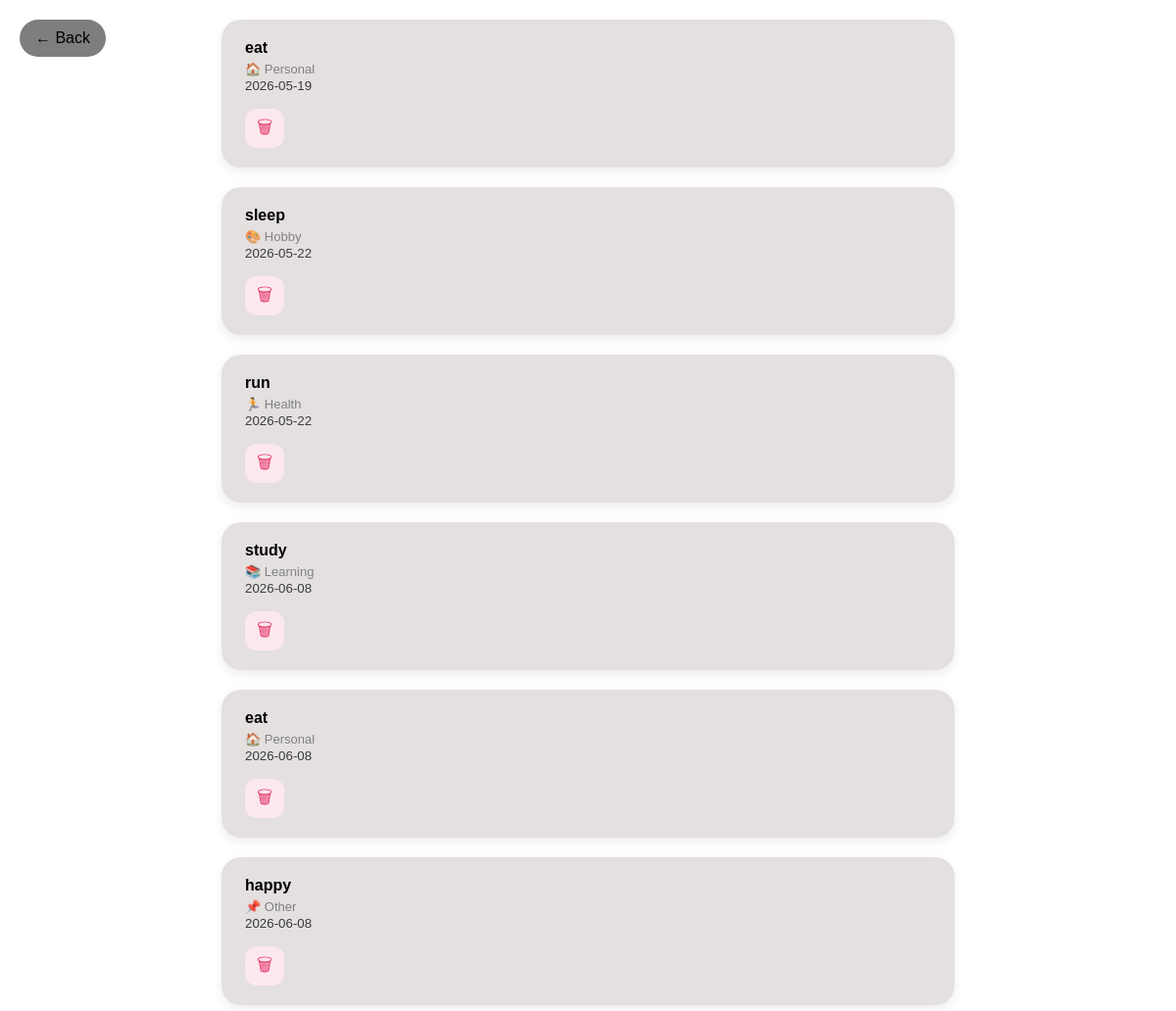
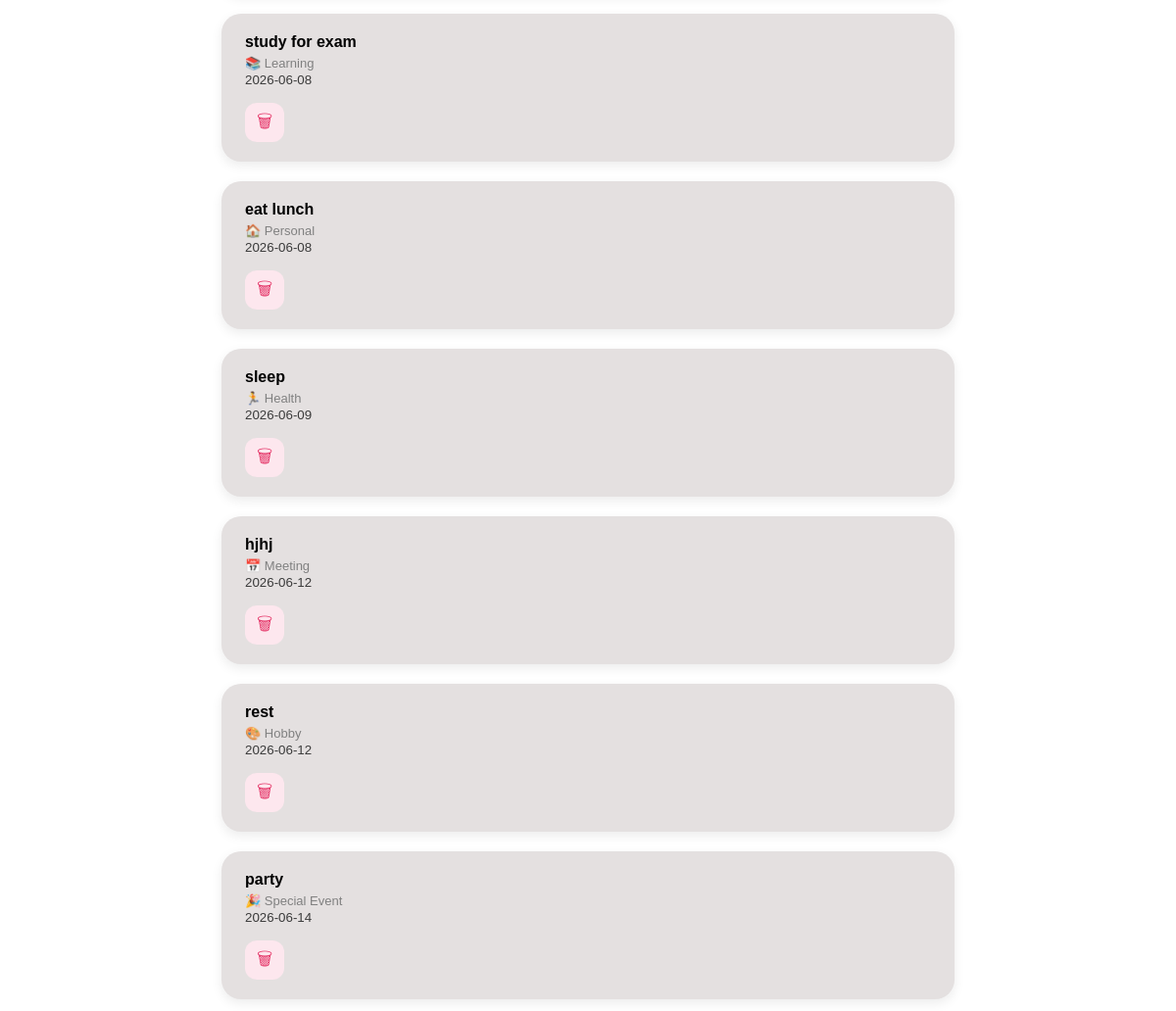
Before: /history with the older database file (2 pictures, top to bottom).
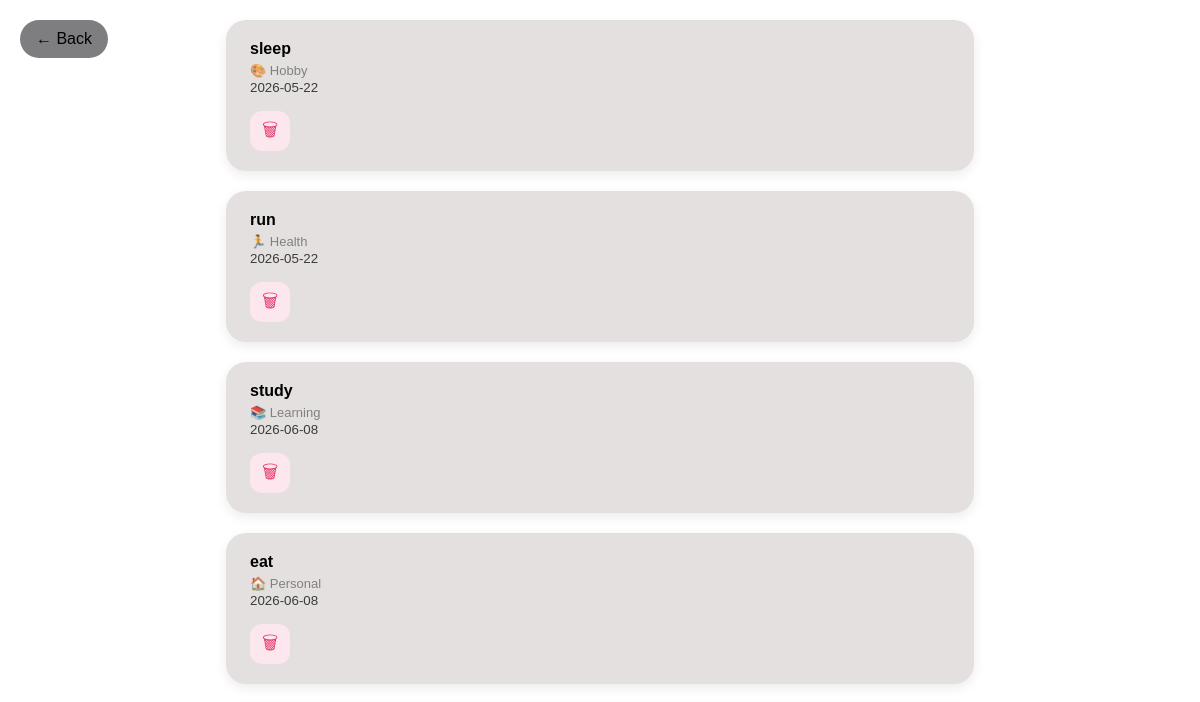
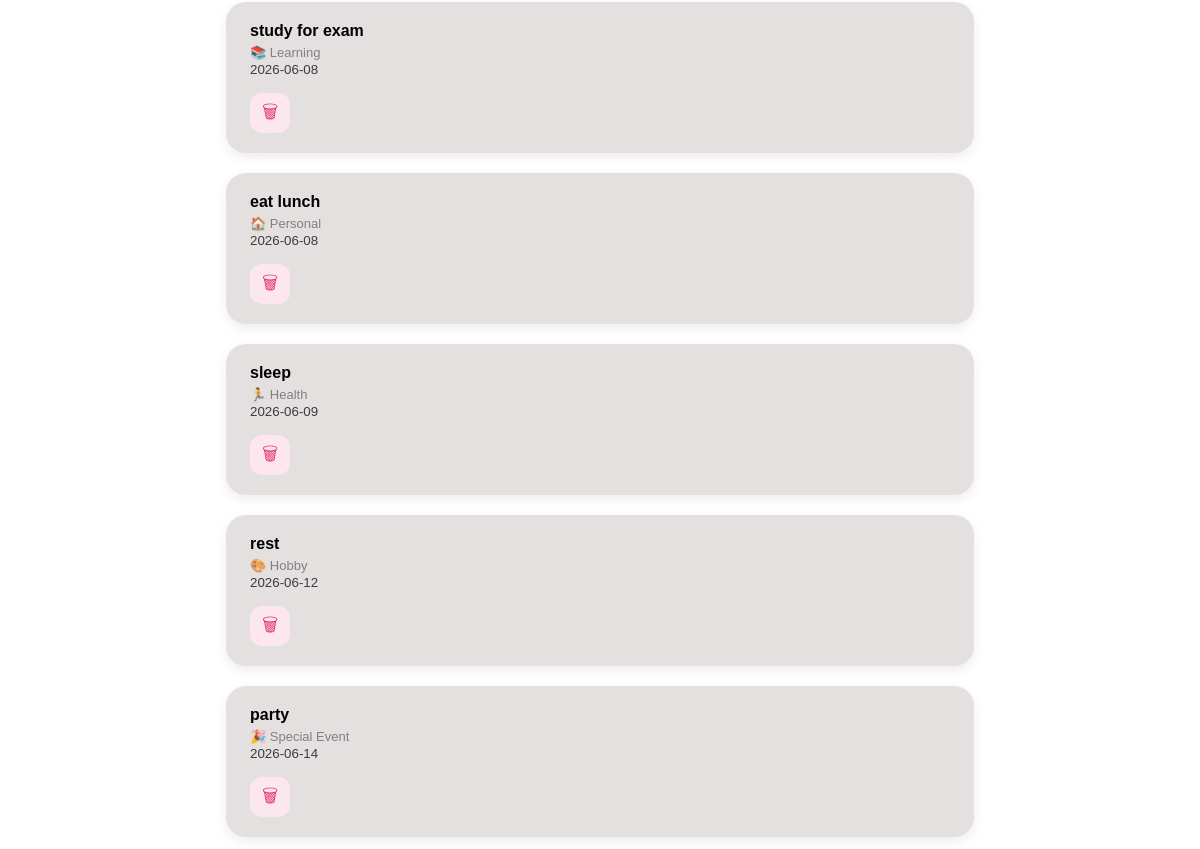
After: the same page with the newer database file (2 pictures, top to bottom).
### tables this page shows
CREATE TABLE tasks (
        id INTEGER PRIMARY KEY AUTOINCREMENT,
        name TEXT,
        category TEXT,
        status TEXT,
        date TEXT
    );

### app.py (the view)
@app.route("/history")
def history():
    conn = sqlite3.connect("tasks.db")
    cursor = conn.cursor()
    cursor.execute("SELECT * FROM tasks WHERE status='completed' ")
    completed_rows = cursor.fetchall()
    conn.close()
    category_icons = {
        "Learning": "📚",
        "Work": "💼",
        "Health": "🏃",
        "Shopping": "🛒",
        "Personal": "🏠",
        "Hobby": "🎨",
        "Finance": "💰",
        "Meeting": "📅",
        "Design": "🖌️",
        "Special Event": "🎉",
        "Other": "📌"
    }
    completed_tasks = []
    for row in completed_rows:
        completed_tasks.append({
            "id": row[0],
            "name": row[1],
            "category": row[2],
            "status": row[3],
            "date": row[4],
            "icon": category_icons.get(row[2], "📌")
        })
        completed_count = len(completed_tasks)
    return render_template("history.html", completed_tasks=completed_tasks,
                            completed_count=completed_count)

### templates/history.html (shortened to what this page needs)
<!DOCTYPE html>
<html>
    <head>
    <link rel="stylesheet" href="{{ url_for('static', filename='style.css') }}">
    </head>
    <body>
        <div class="completed-tasks">
            <a href="/home" class="back-btn2">← Back</a>
    {% if completed_tasks %}
     {% for task in completed_tasks %}
        <div class="task-card">
         <div class="task-header">
            <div class="task-text">
              <h4>{{ task.name }}</h4>
              <p>{{ task.icon }} {{ task.category }}</p>
              <small>{{ task.date }}</small>
                </div>
            <div class="task-buttons">
             <button class="delete-btn" onclick="deleteTask('{{ task.id }}')"> 🗑 </button>
             </div>
                </div>
                  </div>
        {% endfor %}
    {% else %}
        <p>No completed tasks yet.</p>
    {% endif %}
</div>
    </body>
</html>

Changed rows visible on the page:
removed tasks: name "eat", icon "🏠", category "Personal", date "2026-05-19"
removed tasks: name "happy", icon "📌", category "Other", date "2026-06-08"
removed tasks: name "hjhj", icon "📅", category "Meeting", date "2026-06-12"
